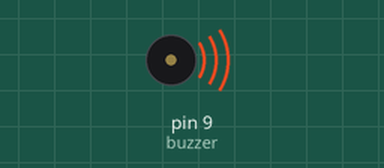
Recording of a sketch running on a simulated Arduino Uno, built with avr-gcc and run on an emulated ATmega328P. Shown: buzzer (waves = sounding, pin HIGH).

Above: at 0.5 s.
Timing chart, 0 to 4.6 s (numbered marks = the images above):
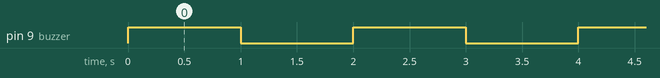

The sketch:

BUZZER_Bourdonnement.ino
```cpp
//assign buzzer as pin 9
#define buzzer 9

void setup()
{
  //set buzzer as output
  pinMode(buzzer, OUTPUT);
}

void loop()
{ //turn on buzzer(set logic level high)
  digitalWrite(buzzer, HIGH);
  //wait 1s
  delay(1000);
  //turn off buzzer(set logic level low)
  digitalWrite(buzzer, LOW);
  //wait 1s
  delay(1000);
}
```

Measured:
- by itself, pin 9 (buzzer): alternates HIGH for 1.0 s and LOW for 1.0 s
